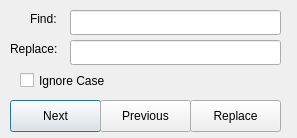
<ui version="4.0" >
 <class>brqtFindDialog</class>
 <widget class="QDialog" name="brqtFindDialog" >
  <property name="geometry" >
   <rect>
    <x>0</x>
    <y>0</y>
    <width>297</width>
    <height>138</height>
   </rect>
  </property>
  <property name="windowTitle" >
   <string>Dialog</string>
  </property>
  <widget class="QLabel" name="label_2" >
   <property name="geometry" >
    <rect>
     <x>10</x>
     <y>40</y>
     <width>52</width>
     <height>17</height>
    </rect>
   </property>
   <property name="text" >
    <string>Replace:</string>
   </property>
  </widget>
  <widget class="QLabel" name="label" >
   <property name="geometry" >
    <rect>
     <x>30</x>
     <y>10</y>
     <width>31</width>
     <height>17</height>
    </rect>
   </property>
   <property name="text" >
    <string>Find:</string>
   </property>
  </widget>
  <widget class="QCheckBox" name="ignoreCase" >
   <property name="geometry" >
    <rect>
     <x>20</x>
     <y>70</y>
     <width>161</width>
     <height>21</height>
    </rect>
   </property>
   <property name="text" >
    <string>Ignore Case</string>
   </property>
  </widget>
  <widget class="QPushButton" name="findNext" >
   <property name="geometry" >
    <rect>
     <x>10</x>
     <y>100</y>
     <width>91</width>
     <height>32</height>
    </rect>
   </property>
   <property name="text" >
    <string>Next</string>
   </property>
   <property name="default" >
    <bool>true</bool>
   </property>
  </widget>
  <widget class="QPushButton" name="findPrev" >
   <property name="geometry" >
    <rect>
     <x>100</x>
     <y>100</y>
     <width>91</width>
     <height>32</height>
    </rect>
   </property>
   <property name="text" >
    <string>Previous</string>
   </property>
  </widget>
  <widget class="QPushButton" name="findReplace" >
   <property name="geometry" >
    <rect>
     <x>190</x>
     <y>100</y>
     <width>91</width>
     <height>32</height>
    </rect>
   </property>
   <property name="text" >
    <string>Replace</string>
   </property>
  </widget>
  <widget class="QLineEdit" name="findText" >
   <property name="geometry" >
    <rect>
     <x>70</x>
     <y>10</y>
     <width>211</width>
     <height>25</height>
    </rect>
   </property>
  </widget>
  <widget class="QLineEdit" name="replaceText" >
   <property name="geometry" >
    <rect>
     <x>70</x>
     <y>40</y>
     <width>211</width>
     <height>25</height>
    </rect>
   </property>
  </widget>
 </widget>
 <resources/>
 <connections/>
</ui>
